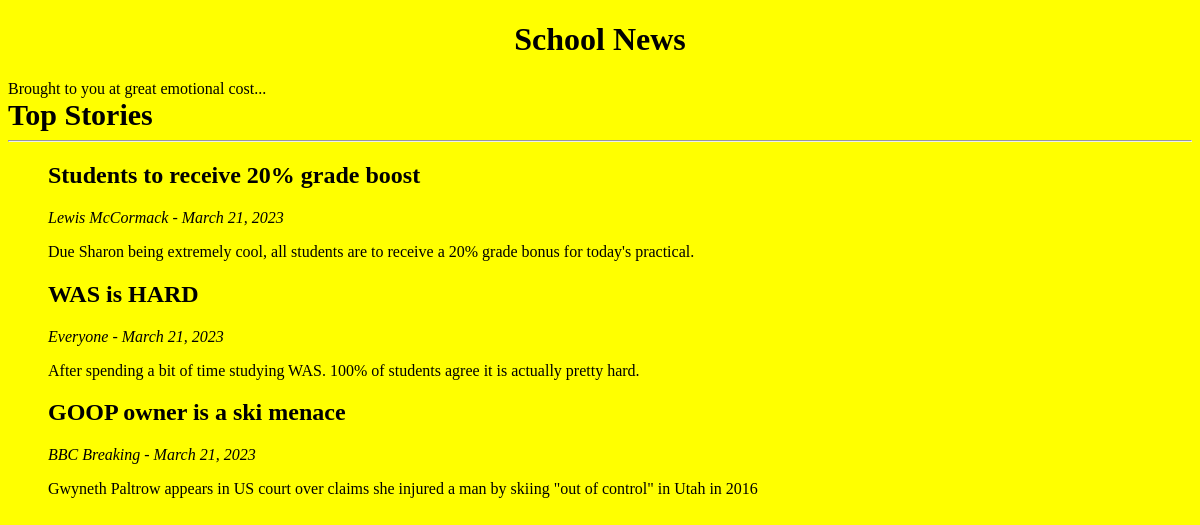
Before: / with the older database file.
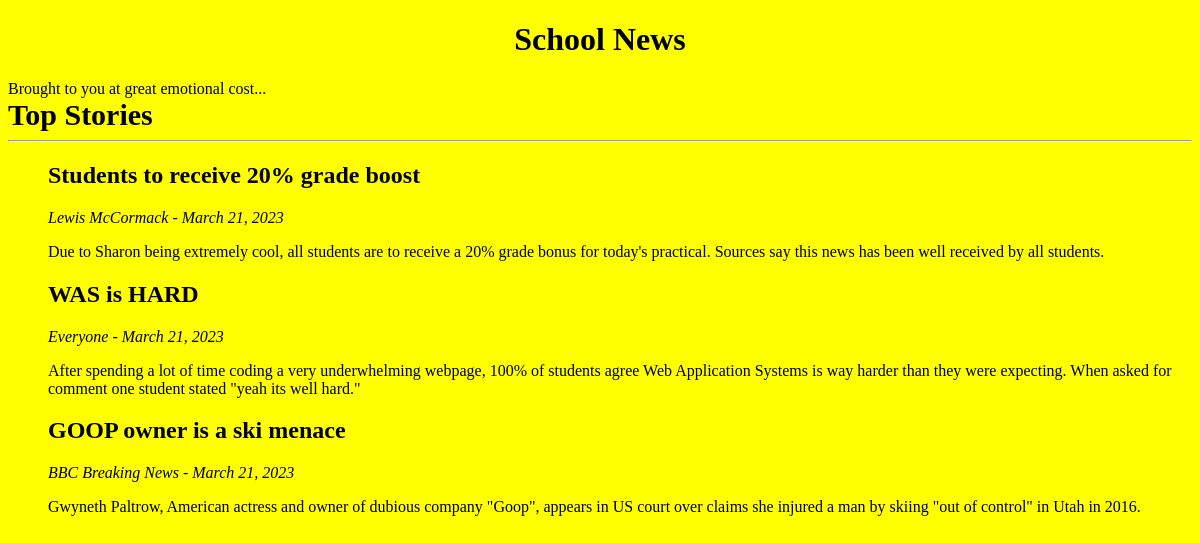
After: the same page with the newer database file.
### school_news/models.py (models this page shows, shortened)
class NewsItem(models.Model):
    title = models.CharField(max_length=140)
    author = models.CharField(max_length=140)
    date = models.DateField()
    story = models.TextField()

### school_news/views.py (the view)
# urls.py: path('', views.index, name='index'),
def index(request):
    NewsItem_list = NewsItem.objects.all
    context_dict = {}
    context_dict['boldmessage'] = 'Top Stories'
    context_dict['NewsItems'] = NewsItem_list
    return render(request, 'school_news/index.html', context=context_dict)

### templates/school_news/index.html (shortened to what this page needs)
<!DOCTYPE html>
<html>
    <head>
    </head>
    <body>
        <h1>School News</h1>
        <div>
            Brought to you at great emotional cost... <br />
            <strong>{{ boldmessage }}</strong>
            <hr>
        </div>
        <div>
            {% if NewsItems %}
                <ul>
                {% for NewsItem in NewsItems %}
                    <h2>{{ NewsItem.title }}</h2>
                    <p class = "byline">{{ NewsItem.author }} - {{ NewsItem.date }}</p>
                    {{ NewsItem.story }}
                    <br>
                {% endfor %}
                </ul>
            {% endif %}
        </div>
    </body>
</html>

### templates/school_news/index.html (style rules this page uses)
body { background-color :yellow; }
p.byline { font-style : italic; }
h1 { text-align : center; }
strong { font-size : 30px; }

Changed rows visible on the page:
changed NewsItem "Students to receive 20% grade boost": story "Due Sharon being extremely cool, all students are to receive a 20% grade bonus for today's practical." → "Due to Sharon being extremely cool, all students are to receive a 20% grade bonus for today's practical. Sources say this news has been well received by all students."
changed NewsItem "WAS is HARD": story "After spending a bit of time studying WAS. 100% of students agree it is actually pretty hard." → "After spending a lot of time coding a very underwhelming webpage, 100% of students agree Web Application Systems is way harder than they were expecting. When asked for comment one student stated \"yeah its well hard.\""
changed NewsItem "GOOP owner is a ski menace": author "BBC Breaking" → "BBC Breaking News"; story "Gwyneth Paltrow appears in US court over claims she injured a man by skiing \"out of control\" in Utah in 2016" → "Gwyneth Paltrow, American actress and owner of dubious company \"Goop\", appears in US court over claims she injured a man by skiing \"out of control\" in Utah in 2016."
